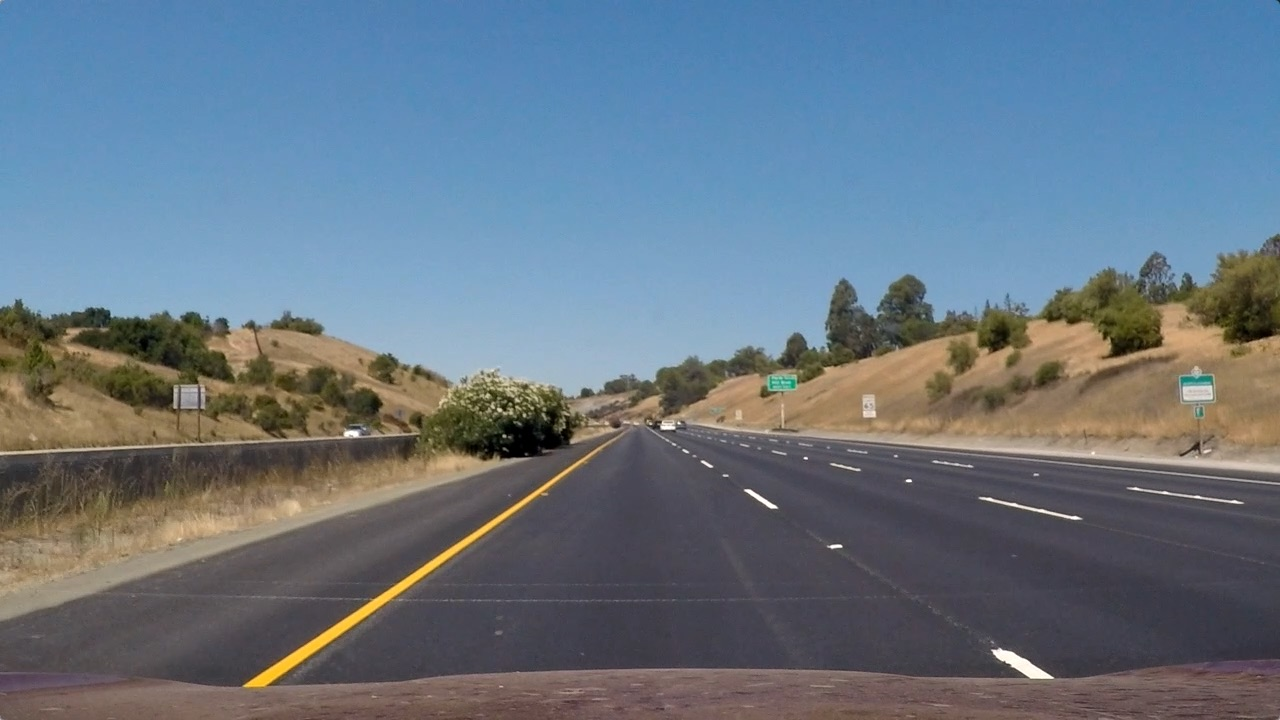
#> input picture test_images/straight_lines1.jpg, 1280 x 720 px
$ python cameraCalibration.py
#> lines starting #> are read from the running program, lines starting #| are printed output that depends on the picture; after the words box and inside, x2 and y2 are one past the last pixel; in counts of white or black regions, pixels touching at a corner belong together
### misc.py
import os
import matplotlib.pyplot as plt
import cv2

def getFileRelativeFilepathsInDirectory(dirName: str) -> [str]:
    """
    Gets relative file paths for given directory. Is NOT recursive amd ONLY
    searches for files, nothing else. Will return empty list if nothing is found or
    dirName does not exist.
    :param dirName: The root dir of where the file search should happen
    :return: Returns list with relative file paths as strings
    """
#> called with dirName = 'camera_cal/'
    relativeFilepath = []
    for root, dirs, files in os.walk(dirName):
        for f in files:
            relativeFilepath.append(os.path.relpath(os.path.join(root, f), "."))
    return relativeFilepath

def showBeforeAfter(beforeImg, beforeTitle: str, afterImg, afterTitle: str):
    """
    Show two images next to each other
    :param beforeImg: First image
    :param beforeTitle: First image's title
    :param afterImg: Second image
    :param afterTitle: Second image's title
    """
    f, (ax1, ax2) = plt.subplots(1, 2, figsize=(24, 9))
    f.tight_layout()
    ax1.imshow(beforeImg)
    ax1.set_title(beforeTitle, fontsize=50)
    ax2.imshow(afterImg)
    ax2.set_title(afterTitle, fontsize=50)
    return f

# [5 lines left out: function showImageInNewFigure, not called in this run]

def getFilenameFromPath(path):
    return os.path.basename(path)

def showFigureUntilKeyHit():
    plt.waitforbuttonpress()

# [9 lines left out: function putTextInImage, not called in this run]

### cameraCalibration.py
import numpy as np
import misc

import os
import cv2

debugFolder = 'debugOutput/'

class CameraCalibrator:
    def __init__(self):
        self._mtx = None
        self._dist = None
        self._rvecs = None
        self._tvecs = None
        self._isCalibrated = False

    def reset(self):
        self._mtx = None
        self._dist = None
        self._rvecs = None
        self._tvecs = None
        self._isCalibrated = False

    def calibCamera(self, calibrationCatalog: [str], nx: int, ny: int, verbose = False) -> bool:
        '''
        Calibrates a camera with a given set of chessboard pictures.
        :param calibrationCatalog: List of calibration image filenames (absolute or relative)
        :param nx: Size of chessboard in X direction
        :param ny: Size of chessboard in Y direction
        :returns: success (bool): Returns True if successful and False if calibration failed
        '''
#> called with nx = 9, ny = 6, verbose = True
        # Reset existing calibration
        self.reset()
        # Prepare obj and img point arrays

        objPts = []  # 3d points in real world
        imgPts = []  # 2d points in image space
        # Prepare object ref. points -> they don't change as calibration pictures are all images form the
        # same object in the real world
        objP = np.zeros((nx * ny, 3), np.float32)
        objP[:, :2] = np.mgrid[0:nx, 0:ny].T.reshape(-1, 2)
        cameraShape = None
        # Loop through calibration image catalog
        for imageFilename in calibrationCatalog:
            # Read in image
            image = cv2.imread(imageFilename)
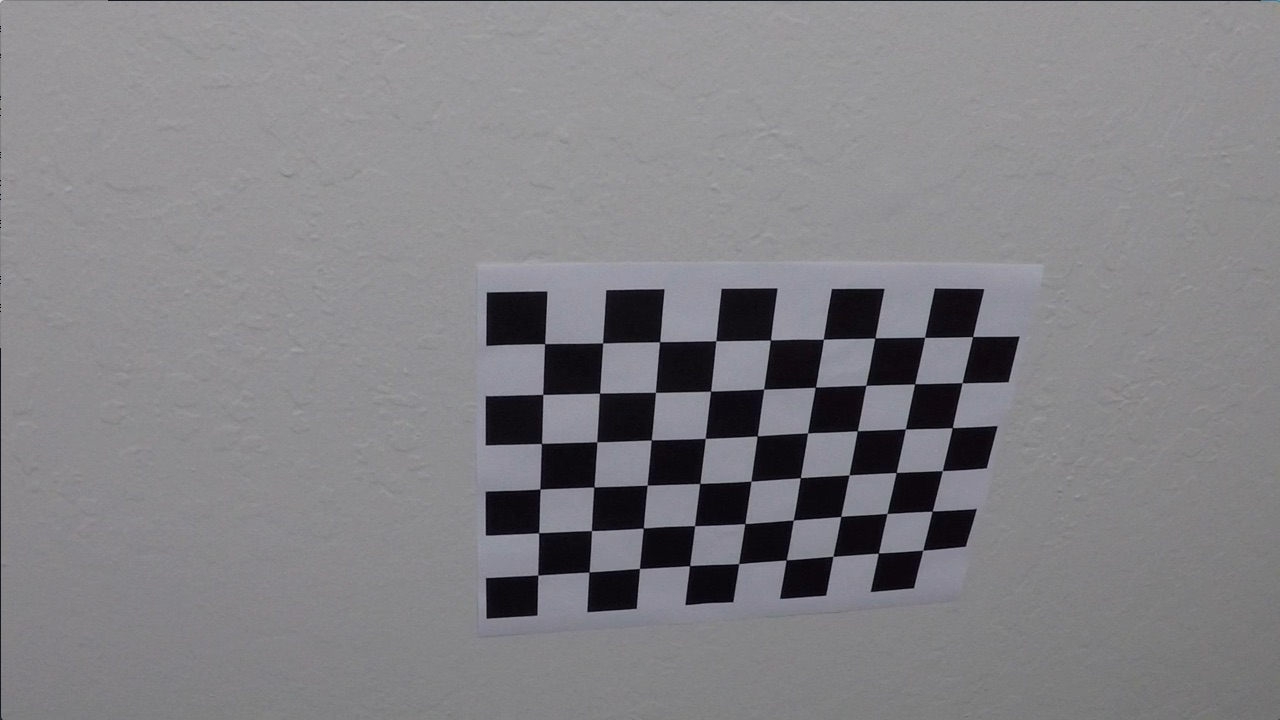
#> input picture camera_cal/calibration10.jpg, 1280 x 720 px
#> image is the input picture: shape (720, 1280, 3); mean B, G, R 133.1, 129.4, 130.2
            # Store the shape of an image if not done already
            if cameraShape == None:
                cameraShape = image.shape
#> cameraShape = (720, 1280, 3)
            # Convert to grayscale
            gray = cv2.cvtColor(image, cv2.COLOR_BGR2GRAY)
            # Find the chessboard corners
            ret, corners = cv2.findChessboardCorners(gray, (nx, ny), None)
#> ret = True; corners = 54 rows, first 8: [545.3, 343.1], [602.7, 342.8], [660.1, 341.3], [715.8, 340.7], [770.6, 340], [823.5, 339.2], [874.3, 338.5], [925.1, 337.4]
            # If found add them to the list
            if ret == True:
                # Append found image points plus standard object points
                imgPts.append(corners)
                objPts.append(objP)
                # If verbose is ON, let's draw the images and store them
                if verbose:
                    cv2.drawChessboardCorners(image, (nx, ny), corners, ret)
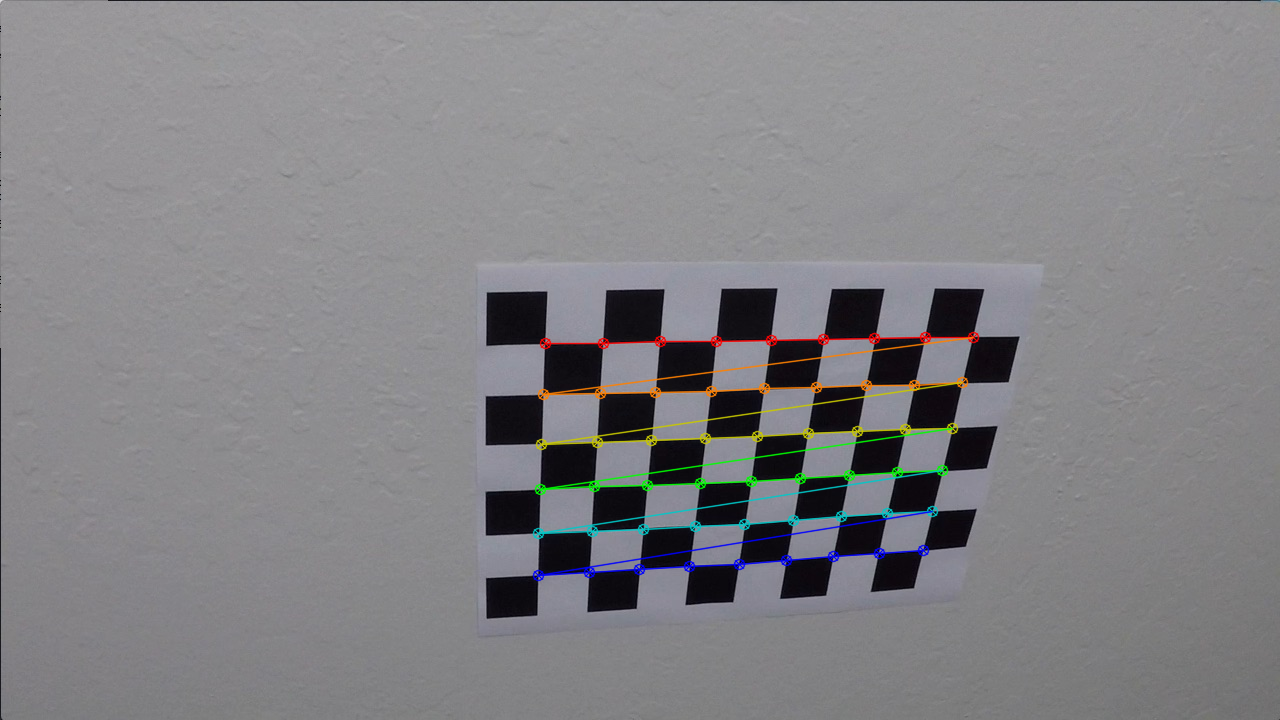
#> image: shape (720, 1280, 3); 1.91% of pixels changed, all inside (x1, y1, x2, y2) = (532, 331, 980, 582)
                    filename = debugFolder + 'chessboardCorners_' + misc.getFilenameFromPath(imageFilename)
                    cv2.imwrite(filename, image)
#> pass 2 of the loop in calibCamera, `for imageFilename in calibrationCatalog:`:
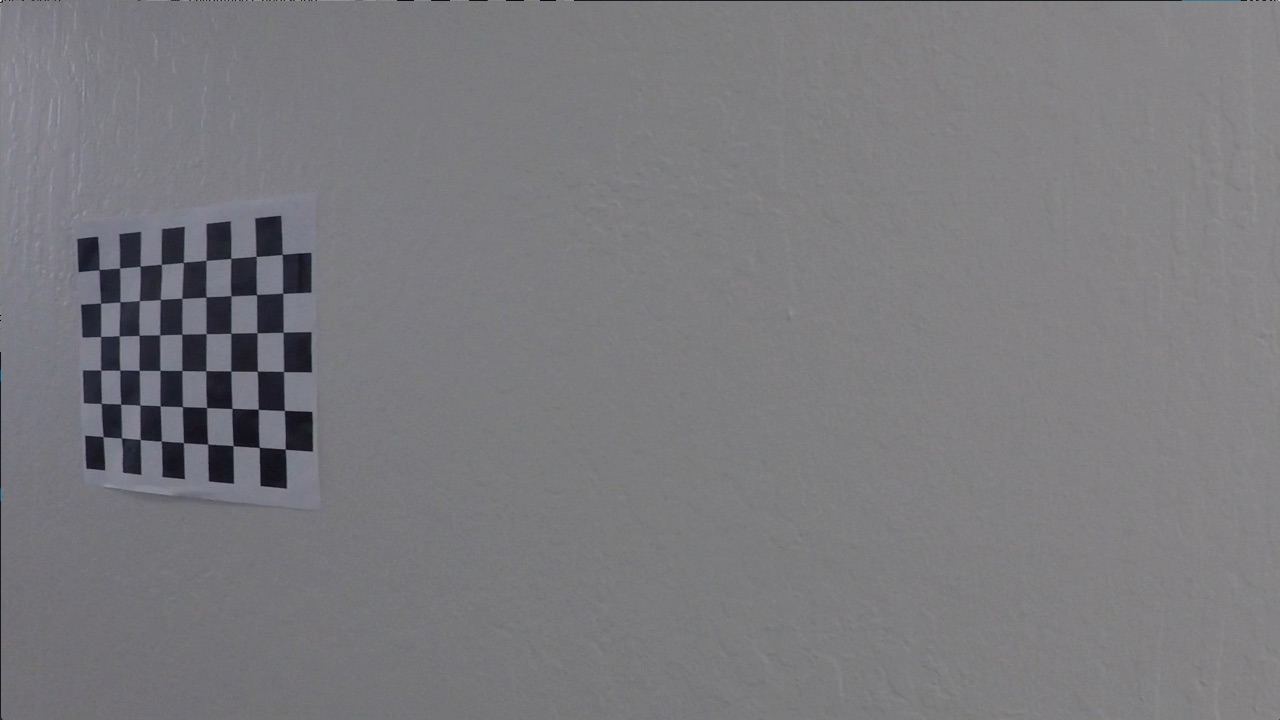
#> input picture camera_cal/calibration11.jpg, 1280 x 720 px
#> in calibCamera, image is the input picture: shape (720, 1280, 3); mean B, G, R 125.2, 121.7, 122.2
#> corners = 54 rows, first 8: [99.22, 269.6], [119.6, 268], [140.1, 266.1], [161.3, 264.5], [183.3, 262.5], [206.1, 260.3], [230.7, 258.2], [256.2, 256.3]
#> in calibCamera, `cv2.drawChessboardCorners(image, (nx, ny), corners, ret)`:
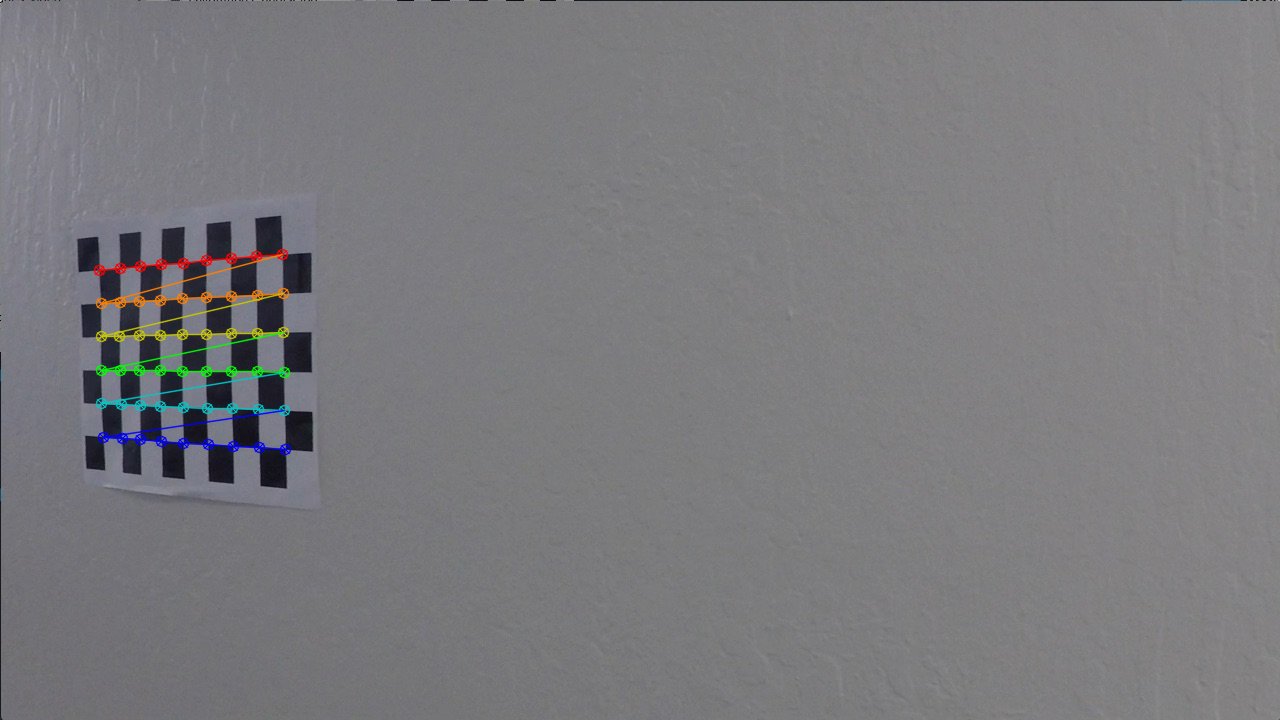
#> image: shape (720, 1280, 3); 1.11% of pixels changed, all inside (x1, y1, x2, y2) = (93, 248, 292, 456)
        # Determine calibration parameters and store them
        self._isCalibrated, self._mtx, self._dist, self._rvecs, self._tvecs = cv2.calibrateCamera(objPts, imgPts, cameraShape[1::-1], None, None)
#> self._isCalibrated = 0.644; self._mtx = [[1057.6, 0, 691.1], [0, 1058.6, 278], [0, 0, 1]]; self._dist = [[-0.322, 0.709, 0.013, 0.00946, -1.02]]; self._rvecs = ([0.424, -0.236, 0.0488], [-0.024, 0.4, -0.0295]); self._tvecs = ([-2.48, 1.1, 17.79], [-17.95, -0.401, 29.17])
        return self._isCalibrated

    def undistortImage(self, img: np.ndarray) -> np.ndarray:
        '''
        Takes in a distorted image img, distorts it, and returns the undistorted image based on calibration.
        If camera was not calibrated, it returns the original image.
        :param img: An distorted image
        :returns dst: An undistorted image
        '''
        dst = img.copy()
        if self._isCalibrated:
            dst = cv2.undistort(img, self._mtx, self._dist, None, self._mtx)
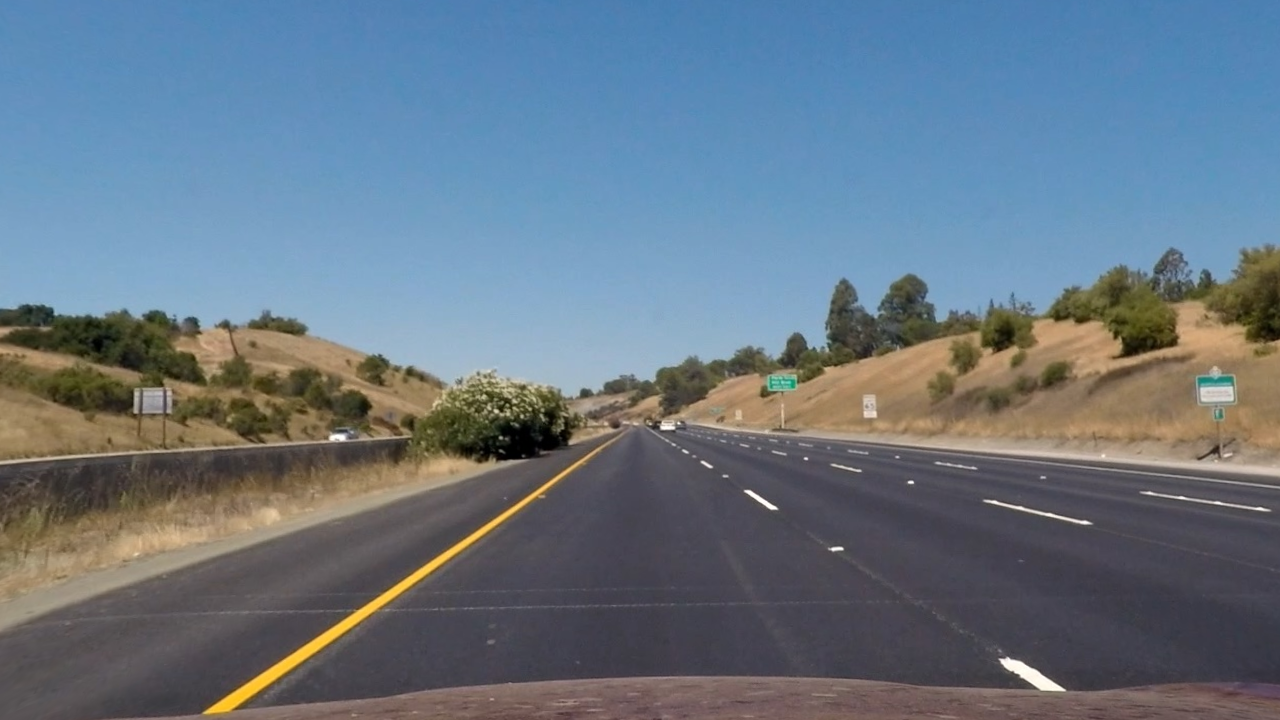
#> dst: shape (720, 1280, 3); mean R, G, B 103.2, 118.1, 131.6
        else:
            print("Could not start undistortion! Camera has not been calibrated yet!")
        return dst


if __name__ == "__main__":
    # Load to be undistort image
    distortedImage = cv2.cvtColor(cv2.imread("test_images/straight_lines1.jpg"), cv2.COLOR_BGR2RGB)
    # Make a list of calibration images
    import misc
    calibrationCatalog = misc.getFileRelativeFilepathsInDirectory("camera_cal/")
    # Chessboard size
    nx = 9
    ny = 6
    # Init camera calibrator up and running
    camCalib = CameraCalibrator()
    # Try camera calibration
    if camCalib.calibCamera(calibrationCatalog,nx,ny, True):
        print("Camera Calibration successful")
        # Use calibrator to undistort image
        undistorted = camCalib.undistortImage(distortedImage)
        # Show distorted and undistorted next to each other
        f = misc.showBeforeAfter(distortedImage, "Original", undistorted, "Undistorted")
        f.savefig(debugFolder + 'beforeAfter_distortion.png')
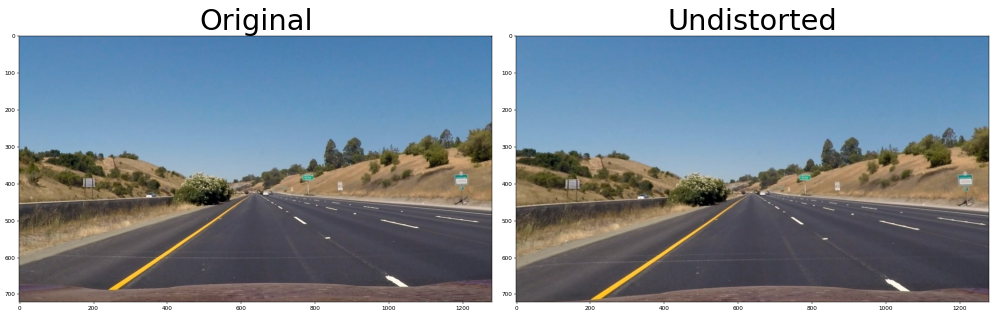
#> figure drawn by matplotlib, 2 panels
        # Save it to debugFolder
    else:
        print("Failed")
